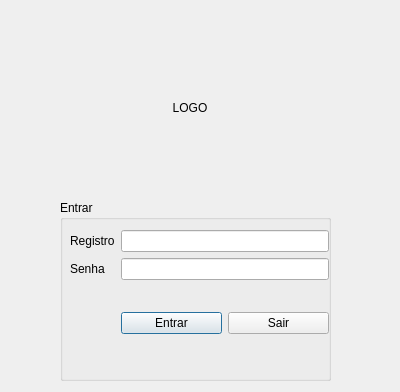
<?xml version="1.0" encoding="UTF-8"?>
<ui version="4.0">
 <class>TelaLogin</class>
 <widget class="QDialog" name="TelaLogin">
  <property name="geometry">
   <rect>
    <x>0</x>
    <y>0</y>
    <width>400</width>
    <height>392</height>
   </rect>
  </property>
  <property name="windowTitle">
   <string>SAHD</string>
  </property>
  <widget class="QGroupBox" name="groupBox">
   <property name="geometry">
    <rect>
     <x>60</x>
     <y>200</y>
     <width>271</width>
     <height>181</height>
    </rect>
   </property>
   <property name="title">
    <string>Entrar</string>
   </property>
   <widget class="QWidget" name="formLayoutWidget">
    <property name="geometry">
     <rect>
      <x>10</x>
      <y>30</y>
      <width>259</width>
      <height>154</height>
     </rect>
    </property>
    <layout class="QFormLayout" name="formLayout">
     <item row="0" column="0">
      <widget class="QLabel" name="label_Login">
       <property name="text">
        <string>Registro</string>
       </property>
       <property name="buddy">
        <cstring>lineEdit_Registro</cstring>
       </property>
      </widget>
     </item>
     <item row="0" column="1">
      <widget class="QLineEdit" name="lineEdit_Registro"/>
     </item>
     <item row="1" column="0">
      <widget class="QLabel" name="label_Senha">
       <property name="text">
        <string>Senha</string>
       </property>
       <property name="buddy">
        <cstring>lineEdit_Senha</cstring>
       </property>
      </widget>
     </item>
     <item row="1" column="1">
      <widget class="QLineEdit" name="lineEdit_Senha">
       <property name="echoMode">
        <enum>QLineEdit::Password</enum>
       </property>
      </widget>
     </item>
     <item row="3" column="0">
      <spacer name="horizontalSpacer">
       <property name="orientation">
        <enum>Qt::Horizontal</enum>
       </property>
       <property name="sizeHint" stdset="0">
        <size>
         <width>40</width>
         <height>20</height>
        </size>
       </property>
      </spacer>
     </item>
     <item row="5" column="1">
      <layout class="QHBoxLayout" name="horizontalLayout_2">
       <item>
        <widget class="QPushButton" name="pushButton_Entrar">
         <property name="text">
          <string>Entrar</string>
         </property>
        </widget>
       </item>
       <item>
        <widget class="QPushButton" name="pushButton_Sair">
         <property name="text">
          <string>Sair</string>
         </property>
        </widget>
       </item>
      </layout>
     </item>
    </layout>
   </widget>
  </widget>
  <widget class="QLabel" name="label_logo">
   <property name="geometry">
    <rect>
     <x>40</x>
     <y>20</y>
     <width>300</width>
     <height>175</height>
    </rect>
   </property>
   <property name="text">
    <string>LOGO</string>
   </property>
   <property name="alignment">
    <set>Qt::AlignCenter</set>
   </property>
  </widget>
 </widget>
 <resources/>
 <connections/>
</ui>
